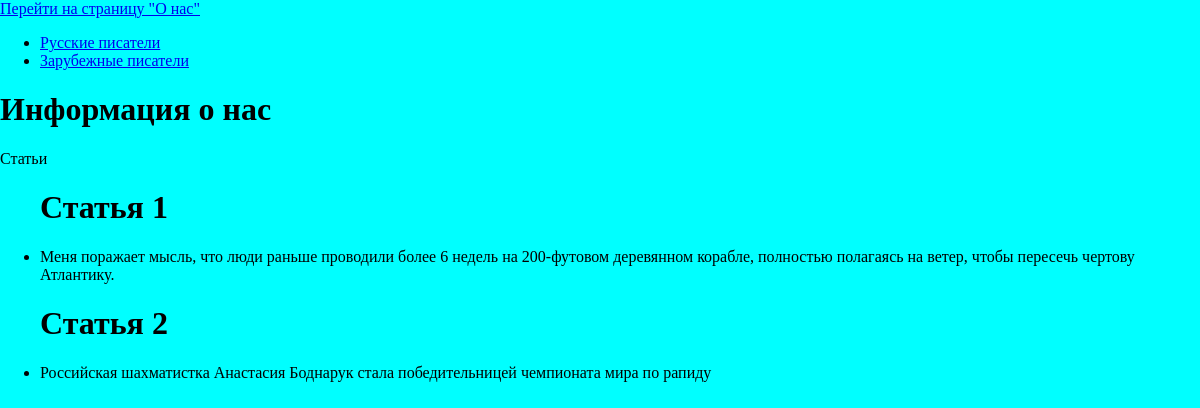
The page /about/ on the database its author committed.
### books/models.py (models this page shows)
class Category(models.Model):
    name = models.CharField(max_length=100, db_index=True)

class Article(models.Model):
    title = models.CharField(max_length=255)
    author = models.CharField(max_length=255)
    content = models.TextField(blank=True)
    photo = models.ImageField(upload_to='photos/%Y/%m/%d/')
    time_create = models.DateTimeField(auto_now_add=True)
    time_update = models.DateTimeField(auto_now=True)
    is_published = models.BooleanField(default=True)
    class Meta:
        verbose_name = 'Статьи'
        verbose_name_plural = 'Статьи'

### books/views.py (the view)
# urls.py: path('about/', about, name='about')
def about(request):
    return render(request, 'book/about.html')

### books/templatetags/book_tags.py (called while the page is built)
@register.simple_tag()
def get_categories():
    menu_cat = Category.objects.all()
    return menu_cat

@register.simple_tag()
def get_articles():
    menu_art = Article.objects.all()
    return menu_art

### books/templates/book/about.html (shortened to what this page needs)
{% extends 'book/index.html' %}
{% block content %}
<h1>Информация о нас</h1>
{% endblock %}

### books/templates/book/index.html (shortened to what this page needs)
{% load static %}
<!DOCTYPE html>
<html lang="en">
<head>
    <link rel="stylesheet" type="text/css" href="{% static 'css/style.css' %}">
    {% load book_tags %}
    <a href="{% url 'about' %}">Перейти на страницу "О нас"</a>
    {% get_categories as categories %}
    {% get_articles as arts %}
    <ul>
    {% for c in categories %}
            <li><a href="{% url 'cat' cat_id=c.pk %}">{{ c.name }}</a></li>
    {% endfor %}
    </ul>
</head>
<body>
{% block content %}
{% endblock %}
<p>Статьи</p>
<ul>
    {% for a in arts %}
    <h1>{{a.title}}</h1>
    <li>{{a.content|linebreaks|truncatewords:50}}</li>
    {% endfor %}
</ul>
</body>
</html>

### books/static/css/style.css (style rules this page uses)
body { background-color: #00FFFF; margin: 0; padding: 0; }

### rows shown on the page
Category: name "Русские писатели"
Category: name "Зарубежные писатели"
Article: title "Статья 1", content "Меня поражает мысль, что люди раньше проводили более 6 недель на 200-футовом деревянном корабле, полностью полагаясь на ветер, чтобы пересечь чертову Атлантику."
Article: title "Статья 2", content "Российская шахматистка Анастасия Боднарук стала победительницей чемпионата мира по рапиду"
